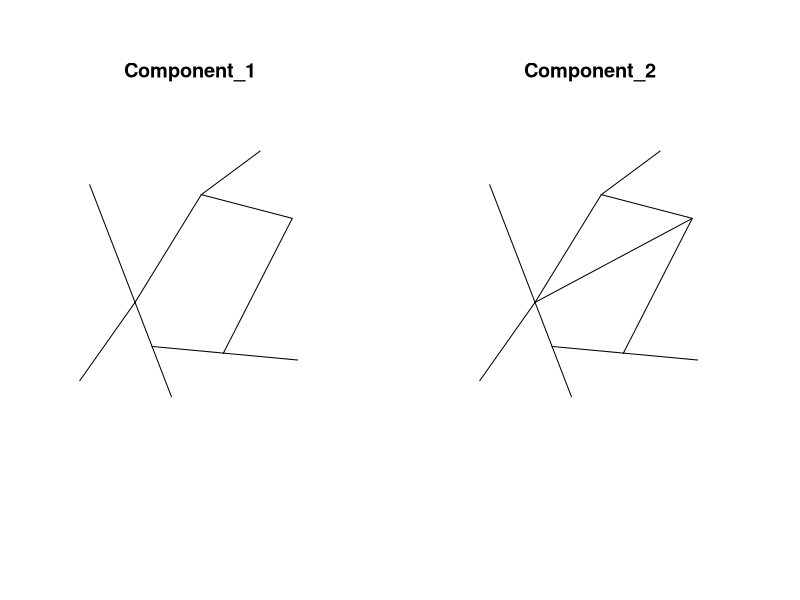

Source code (R):
library(spatstat)


### Name: joinVertices
### Title: Join Vertices in a Network
### Aliases: joinVertices
### Keywords: spatial manip

### ** Examples

  snet <- joinVertices(simplenet, 4, 8)
  plot(solist(simplenet, snet), main="")
  X <- runiflpp(3, simplenet)
  Y <- joinVertices(X, 4, 8)
